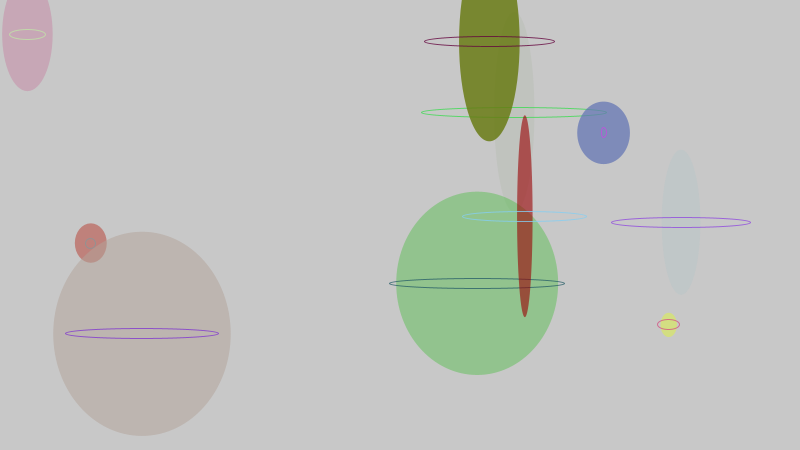
Frame 1 (no input)
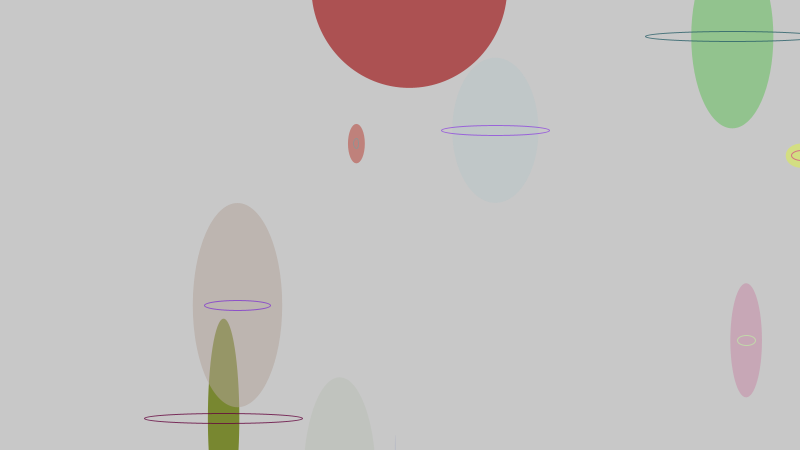
Frame 60 (the mouse pressed at the canvas centre just before this capture)
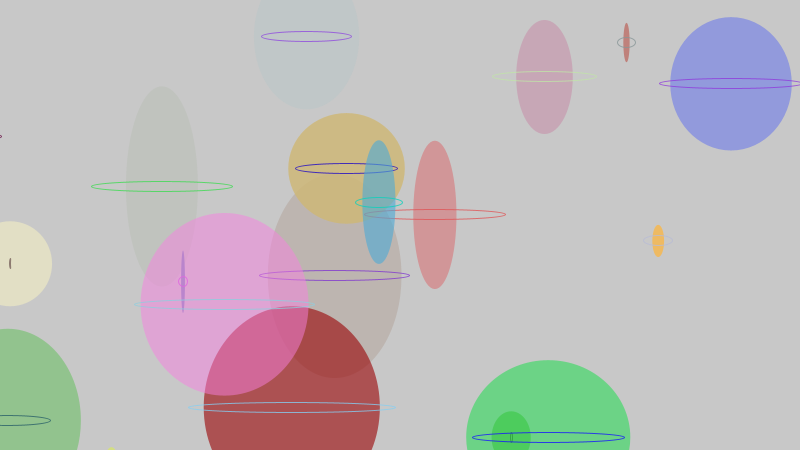
Frame 120 (the mouse held since frame 60 and released just before this capture)

The Processing sketch that drew these frames (run headless with seeded random() and noise(); from frame 60 on, the mouse is pressed at the canvas centre):

// Processing sketch: processing_122767
// ── processing_122767.pde

//Clark Li
//Practice the function of "Class"

int _num = 10;
Circle[]_circleA= {
};

void setup() {
  size(800, 450);
  background(200);
  smooth(20);
  strokeWeight(1);
  fill(150, 50);
  drawCircles();
}
void draw() {
  background(200);
  for (int i=0; i<_circleA.length; i++) {
    Circle thisCirc =_circleA[i];
    thisCirc.updateMe();
  }
}
void mousePressed() {
  drawCircles();
}

void drawCircles() {
  for (int i=0; i<_num; i++) {
    Circle thisCirc = new Circle();
    thisCirc.drawMe();
    _circleA=(Circle[])append(_circleA, thisCirc);
  }
}
class Circle {
  float x, y;
  float radius;
  color linecol, fillcol;
  float alph;
  float xmove, ymove;
  Circle() {
    x = random(width);
    y = random(height);
    radius = random(100) + 5;
    linecol = color(random(255), random(255), random(255));
    fillcol = color(random(255), random(255), random(255));
    alph = random(255);
    xmove=random(10)-5;
    ymove=random(10)-5;
  }
  void drawMe() {
    noStroke();
    fill(fillcol, alph);
    ellipse(x, y, random(radius*2+10), radius*2);
    stroke(linecol, 200);
    noFill();
    ellipse(x, y, random(radius*2+10), 10);
  }
  void updateMe() {
    x += xmove;
    y += ymove;
    if (x > (width+radius)) { 
      x=0-radius;
    }
    if (x < (0-radius)) { 
      x=width+radius;
    }
    if (y > (height+radius)) { 
      y=0-radius+height*2;
    }
    if (y < (0-radius)) { 
      y=height+radius;
    }
    drawMe();
  }
}
